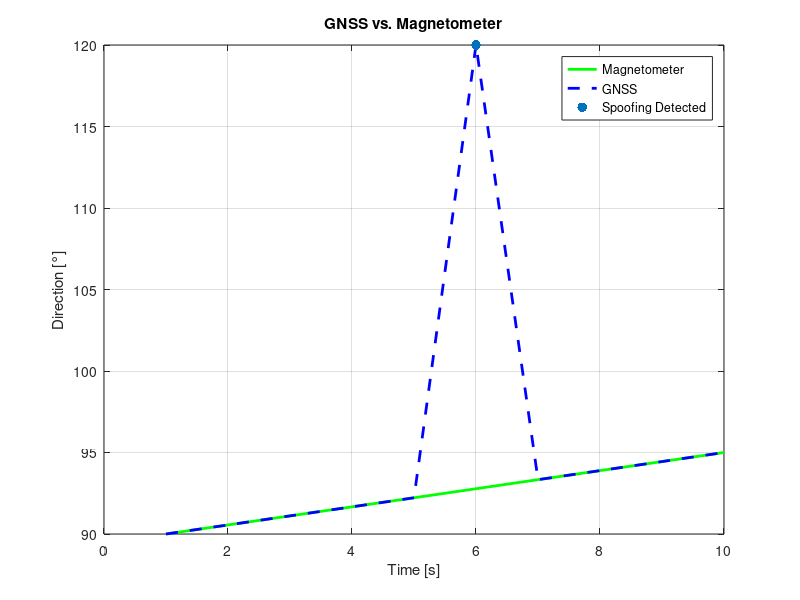

MATLAB code to generate this figure:
clc; clear; close all;

%% simulate magnetometer heading data in degrees

num_samples = 10;
true_heading = linspace(90, 95, num_samples); % slight right curve 

%% create spoofed GNSS heading by injecting a sudden change

gnss_heading = true_heading;
gnss_heading(6) = 120; % Plötzlicher Kurswechsel (Spoofing)

%% calculate heading difference

heading_error = abs(gnss_heading - true_heading);

% correct for circular angle wraparound
heading_error = min(heading_error, 360 - heading_error);

%% detect spoofing it heading difference exceeds the threshold

threshold = 10; % detection threshold in degrees
spoofing_detected = heading_error > threshold;

%% Visualization
figure;
plot(true_heading, 'g', 'LineWidth', 2); hold on;
plot(gnss_heading, 'b--', 'LineWidth', 2);
scatter(find(spoofing_detected), gnss_heading(spoofing_detected), 50, 'ro', 'filled');
xlabel('Time [s]');
ylabel('Direction [°]');
legend('Magnetometer', 'GNSS', 'Spoofing Detected');
title('GNSS vs. Magnetometer');
grid on;
